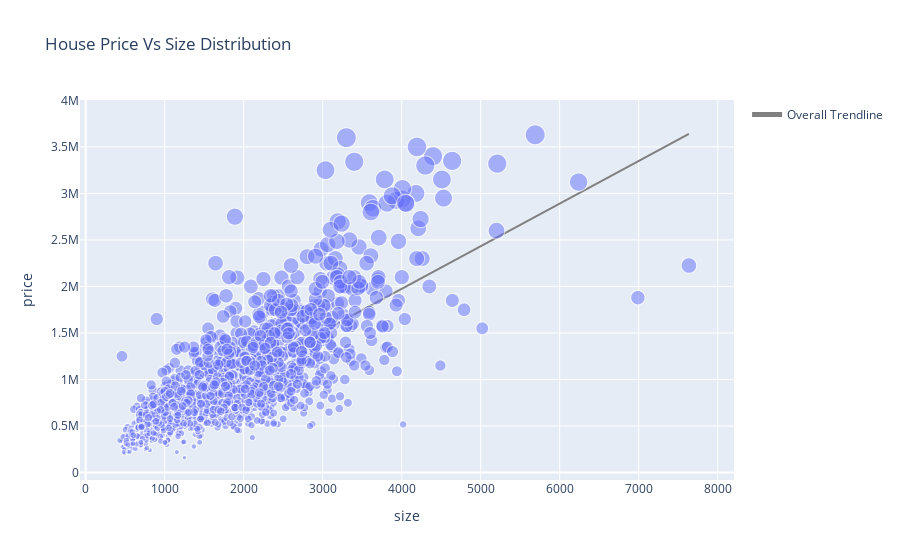

Source (notebook cell):
### Code cell
# plot the filtered data again

fig = px.scatter(train_filtered, x='size', y='price',
                 hover_name='zip_code',
                 opacity = 0.5,
                 size = 'price',
                 title = 'House price vs size distribution'.title(),
                     custom_data=['beds', 'baths', 'zip_code'],
                     text = 'price',
                     trendline='ols',
                     trendline_scope="overall",
                     trendline_color_override="grey",
                                 )

# fig.update_traces( hovertemplate ='<br>'.join([
#             'Price: $%{text:,}',
#             'Size: %{x}',
#             'bed: %{customdata[0]}',
#             'bath: %{customdata[1]}',
#                            ]),
#                     )
# fig.update_layout(hovermode="x")

fig.show()

### Figure 1 — Plotly figure (JSON) as saved in the notebook; plotly's stock layout.template omitted (floating-point values rounded to 4 significant figures; data arrays with more than 128 entries replaced by an {"elided": "..."} marker saying what was removed)
{"data": [{"customdata": {"elided": "1791x3 float values"}, "hovertemplate": "<b>%{hovertext}</b><br><br>size=%{x}<br>price=%{text}<extra></extra>", "hovertext": {"elided": "1791 int values"}, "legendgroup": "", "marker": {"color": "#636efa", "opacity": 0.5, "size": {"elided": "1791 int values"}, "sizemode": "area", "sizeref": 9075, "symbol": "circle"}, "mode": "markers+text", "name": "", "showlegend": false, "text": {"elided": "1791 int values"}, "type": "scattergl", "x": {"elided": "1791 int values"}, "xaxis": "x", "y": {"elided": "1791 int values"}, "yaxis": "y"}, {"hovertemplate": "<b>OLS trendline</b><br>price = 458.3 * size + 140454<br>R<sup>2</sup>=0.611754<br><br>size=%{x}<br>price=%{y} <b>(trend)</b><extra></extra>", "legendgroup": "Overall Trendline", "line": {"color": "grey"}, "mode": "lines", "name": "Overall Trendline", "showlegend": true, "type": "scatter", "x": {"elided": "1791 int values"}, "xaxis": "x", "y": {"elided": "1791 float values"}, "yaxis": "y"}], "layout": {"legend": {"itemsizing": "constant", "tracegroupgap": 0}, "title": {"text": "House Price Vs Size Distribution"}, "xaxis": {"anchor": "y", "domain": [0, 1], "title": {"text": "size"}}, "yaxis": {"anchor": "x", "domain": [0, 1], "title": {"text": "price"}}}}
